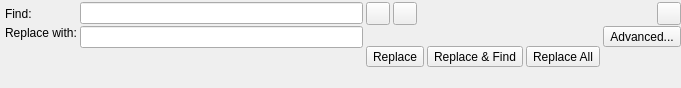
<?xml version="1.0" encoding="UTF-8"?>
<ui version="4.0">
 <class>Core::Internal::FindWidget</class>
 <widget class="QWidget" name="Core::Internal::FindWidget">
  <property name="geometry">
   <rect>
    <x>0</x>
    <y>0</y>
    <width>681</width>
    <height>88</height>
   </rect>
  </property>
  <property name="windowTitle">
   <string>Find</string>
  </property>
  <layout class="QGridLayout" name="mainLayout">
   <property name="leftMargin">
    <number>5</number>
   </property>
   <property name="topMargin">
    <number>2</number>
   </property>
   <property name="rightMargin">
    <number>0</number>
   </property>
   <property name="bottomMargin">
    <number>1</number>
   </property>
   <property name="horizontalSpacing">
    <number>3</number>
   </property>
   <property name="verticalSpacing">
    <number>1</number>
   </property>
   <item row="0" column="0">
    <widget class="QLabel" name="findLabel">
     <property name="text">
      <string>Find:</string>
     </property>
    </widget>
   </item>
   <item row="0" column="1">
    <widget class="Utils::FancyLineEdit" name="findEdit">
     <property name="minimumSize">
      <size>
       <width>100</width>
       <height>0</height>
      </size>
     </property>
    </widget>
   </item>
   <item row="0" column="2">
    <widget class="QWidget" name="findButtonsWidget" native="true">
     <layout class="QHBoxLayout" name="findButtonLayout">
      <property name="spacing">
       <number>3</number>
      </property>
      <property name="leftMargin">
       <number>0</number>
      </property>
      <property name="topMargin">
       <number>0</number>
      </property>
      <property name="rightMargin">
       <number>0</number>
      </property>
      <property name="bottomMargin">
       <number>0</number>
      </property>
      <item>
       <widget class="QToolButton" name="findPreviousButton"/>
      </item>
      <item>
       <widget class="QToolButton" name="findNextButton"/>
      </item>
      <item>
       <spacer name="horizontalSpacer">
        <property name="orientation">
         <enum>Qt::Horizontal</enum>
        </property>
        <property name="sizeHint" stdset="0">
         <size>
          <width>40</width>
          <height>0</height>
         </size>
        </property>
       </spacer>
      </item>
      <item>
       <widget class="QToolButton" name="close"/>
      </item>
     </layout>
    </widget>
   </item>
   <item row="1" column="0">
    <layout class="QVBoxLayout" name="verticalLayout_2">
     <property name="spacing">
      <number>0</number>
     </property>
     <item>
      <widget class="QLabel" name="replaceLabel">
       <property name="text">
        <string>Replace with:</string>
       </property>
      </widget>
     </item>
     <item>
      <spacer name="verticalSpacer_2">
       <property name="orientation">
        <enum>Qt::Vertical</enum>
       </property>
       <property name="sizeHint" stdset="0">
        <size>
         <width>0</width>
         <height>0</height>
        </size>
       </property>
      </spacer>
     </item>
    </layout>
   </item>
   <item row="1" column="1">
    <layout class="QVBoxLayout" name="verticalLayout">
     <property name="spacing">
      <number>0</number>
     </property>
     <item>
      <widget class="Utils::FancyLineEdit" name="replaceEdit">
       <property name="minimumSize">
        <size>
         <width>100</width>
         <height>0</height>
        </size>
       </property>
      </widget>
     </item>
     <item>
      <spacer name="verticalSpacer">
       <property name="orientation">
        <enum>Qt::Vertical</enum>
       </property>
       <property name="sizeHint" stdset="0">
        <size>
         <width>0</width>
         <height>0</height>
        </size>
       </property>
      </spacer>
     </item>
    </layout>
   </item>
   <item row="1" column="2">
    <layout class="QGridLayout" name="gridLayout">
     <property name="horizontalSpacing">
      <number>3</number>
     </property>
     <property name="verticalSpacing">
      <number>0</number>
     </property>
     <item row="0" column="0">
      <widget class="QWidget" name="replaceButtonsWidget" native="true">
       <property name="sizePolicy">
        <sizepolicy hsizetype="Expanding" vsizetype="Preferred">
         <horstretch>0</horstretch>
         <verstretch>0</verstretch>
        </sizepolicy>
       </property>
       <layout class="QHBoxLayout" name="replaceButtonsLayout">
        <property name="spacing">
         <number>3</number>
        </property>
        <property name="leftMargin">
         <number>0</number>
        </property>
        <property name="topMargin">
         <number>0</number>
        </property>
        <property name="rightMargin">
         <number>0</number>
        </property>
        <property name="bottomMargin">
         <number>0</number>
        </property>
        <item>
         <widget class="QToolButton" name="replaceButton">
          <property name="text">
           <string>Replace</string>
          </property>
          <property name="toolButtonStyle">
           <enum>Qt::ToolButtonTextOnly</enum>
          </property>
          <property name="arrowType">
           <enum>Qt::LeftArrow</enum>
          </property>
         </widget>
        </item>
        <item>
         <widget class="QToolButton" name="replaceNextButton">
          <property name="font">
           <font/>
          </property>
          <property name="text">
           <string>Replace &amp;&amp; Find</string>
          </property>
          <property name="toolButtonStyle">
           <enum>Qt::ToolButtonTextOnly</enum>
          </property>
          <property name="arrowType">
           <enum>Qt::RightArrow</enum>
          </property>
         </widget>
        </item>
        <item>
         <widget class="QToolButton" name="replaceAllButton">
          <property name="font">
           <font/>
          </property>
          <property name="text">
           <string>Replace All</string>
          </property>
          <property name="toolButtonStyle">
           <enum>Qt::ToolButtonTextOnly</enum>
          </property>
         </widget>
        </item>
       </layout>
      </widget>
     </item>
     <item row="0" column="1">
      <layout class="QVBoxLayout" name="verticalLayout_3">
       <property name="spacing">
        <number>0</number>
       </property>
       <item>
        <widget class="QToolButton" name="advancedButton">
         <property name="text">
          <string>Advanced...</string>
         </property>
         <property name="toolButtonStyle">
          <enum>Qt::ToolButtonTextOnly</enum>
         </property>
        </widget>
       </item>
       <item>
        <spacer name="verticalSpacer_3">
         <property name="orientation">
          <enum>Qt::Vertical</enum>
         </property>
         <property name="sizeHint" stdset="0">
          <size>
           <width>0</width>
           <height>0</height>
          </size>
         </property>
        </spacer>
       </item>
      </layout>
     </item>
    </layout>
   </item>
  </layout>
 </widget>
 <customwidgets>
  <customwidget>
   <class>Utils::FancyLineEdit</class>
   <extends>QLineEdit</extends>
   <header location="global">utils/fancylineedit.h</header>
  </customwidget>
 </customwidgets>
 <tabstops>
  <tabstop>findEdit</tabstop>
  <tabstop>replaceEdit</tabstop>
  <tabstop>replaceButton</tabstop>
  <tabstop>replaceNextButton</tabstop>
  <tabstop>replaceAllButton</tabstop>
  <tabstop>advancedButton</tabstop>
  <tabstop>findPreviousButton</tabstop>
  <tabstop>findNextButton</tabstop>
  <tabstop>close</tabstop>
 </tabstops>
 <resources/>
 <connections/>
</ui>
